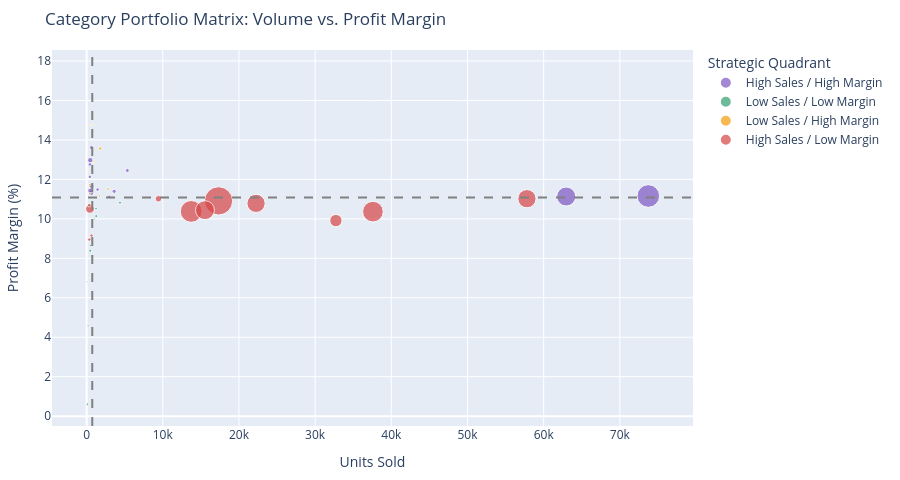

Write notebook code for a chart like this one.
### Code cell
# Plot Portfolio Profitability Matrix
fig = px.scatter(
    category_perf, x="Quantity", y="Profit Margin %", size="Sales", color="Quadrant",
    hover_name="Category Name", title="Category Portfolio Matrix: Volume vs. Profit Margin",
    labels={"Quantity": "Units Sold", "Profit Margin %": "Profit Margin (%)"},
    color_discrete_sequence=PLOTLY_QUALITATIVE
)
fig.add_vline(x=category_perf["Quantity"].median(), line_dash="dash", line_color="gray")
fig.add_hline(y=margin_median, line_dash="dash", line_color="gray")
fig.update_layout(height=480, legend_title_text="Strategic Quadrant", margin=dict(t=50, b=30, l=50, r=30))
fig.show()

# Statistical validation of volume vs. margin relationship
corr_coef = category_perf["Quantity"].corr(category_perf["Profit Margin %"])
print(f"Correlation between volume and profit margin: {corr_coef:.4f}")

### Figure 1 — Plotly figure (JSON) as saved in the notebook; plotly's stock layout.template omitted (floating-point values rounded to 4 significant figures)
{"data": [{"hovertemplate": "<b>%{hovertext}</b><br><br>Quadrant=High Sales / High Margin<br>Units Sold=%{x}<br>Profit Margin (%)=%{y}<br>Sales=%{marker.size}<extra></extra>", "hovertext": ["Accessories", "Cameras", "Children's Clothing", "Cleats", "Consumer Electronics", "Crafts", "Garden", "Girls' Apparel", "Golf Gloves", "Golf Shoes", "Music", "Women's Apparel", "Women's Clothing"], "legendgroup": "High Sales / High Margin", "marker": {"color": "#7E57C2", "size": [133700.0, 267600.0, 232800.0, 4432000.0, 109000.0, 223400.0, 257800.0, 151700.0, 116700.0, 108000.0, 113100.0, 3148000.0, 140300.0], "sizemode": "area", "sizeref": 17320.0, "symbol": "circle"}, "mode": "markers", "name": "High Sales / High Margin", "orientation": "v", "showlegend": true, "type": "scatter", "x": [5349, 592, 652, 73734, 431, 484, 484, 3615, 2961, 1444, 434, 62956, 650], "xaxis": "x", "y": [12.45, 11.32, 11.67, 11.16, 12.13, 11.43, 12.97, 11.4, 11.12, 11.49, 12.76, 11.13, 13.62], "yaxis": "y"}, {"hovertemplate": "<b>%{hovertext}</b><br><br>Quadrant=Low Sales / Low Margin<br>Units Sold=%{x}<br>Profit Margin (%)=%{y}<br>Sales=%{marker.size}<extra></extra>", "hovertext": ["As Seen on  TV!", "Basketball", "Books", "Boxing & MMA", "DVDs", "Golf Apparel", "Golf Balls", "Hunting & Shooting", "Lacrosse", "Men's Clothing", "Pet Supplies", "Strength Training", "Video Games"], "legendgroup": "Low Sales / Low Margin", "marker": {"color": "#2E9D6F", "size": [20600.0, 27100.0, 12590.0, 85210.0, 79400.0, 34970.0, 77100.0, 56850.0, 39460.0, 43860.0, 41520.0, 54900.0, 33310.0], "sizemode": "area", "sizeref": 17320.0, "symbol": "circle"}, "mode": "markers", "name": "Low Sales / Low Margin", "orientation": "v", "showlegend": true, "type": "scatter", "x": [206, 67, 405, 1265, 483, 1025, 4384, 1239, 1021, 208, 492, 111, 838], "xaxis": "x", "y": [3.468, 6.811, 7.015, 10.14, 8.383, 9.998, 10.82, 10.52, 11.06, 4.574, 8.644, 0.6054, 8.158], "yaxis": "y"}, {"hovertemplate": "<b>%{hovertext}</b><br><br>Quadrant=Low Sales / High Margin<br>Units Sold=%{x}<br>Profit Margin (%)=%{y}<br>Sales=%{marker.size}<extra></extra>", "hovertext": ["Baby", "Baseball & Softball", "CDs", "Fitness Accessories", "Golf Bags & Carts", "Hockey", "Men's Golf Clubs", "Soccer", "Tennis & Racquet", "Toys", "Trade-In", "Women's Golf Clubs"], "legendgroup": "Low Sales / High Margin", "marker": {"color": "#F59E0B", "size": [12230.0, 94060.0, 3060.0, 35600.0, 10370.0, 48360.0, 47040.0, 26480.0, 44590.0, 6105.0, 68720.0, 44550.0], "sizemode": "area", "sizeref": 17320.0, "symbol": "circle"}, "mode": "markers", "name": "Low Sales / High Margin", "orientation": "v", "showlegend": true, "type": "scatter", "x": [207, 1785, 271, 856, 61, 1711, 420, 295, 991, 529, 2822, 403], "xaxis": "x", "y": [12.47, 13.57, 12.55, 14.77, 17.46, 11.16, 11.73, 14.74, 12.89, 14.75, 11.52, 11.29], "yaxis": "y"}, {"hovertemplate": "<b>%{hovertext}</b><br><br>Quadrant=High Sales / Low Margin<br>Units Sold=%{x}<br>Profit Margin (%)=%{y}<br>Sales=%{marker.size}<extra></extra>", "hovertext": ["Camping & Hiking", "Cardio Equipment", "Computers", "Electronics", "Fishing", "Health and Beauty", "Indoor/Outdoor Games", "Kids' Golf Clubs", "Men's Footwear", "Shop By Sport", "Sporting Goods", "Water Sports"], "legendgroup": "High Sales / Low Margin", "marker": {"color": "#D64545", "size": [4118000.0, 3695000.0, 663000.0, 371000.0, 6930000.0, 106100.0, 2889000.0, 98800.0, 2892000.0, 1310000.0, 117000.0, 3114000.0], "sizemode": "area", "sizeref": 17320.0, "symbol": "circle"}, "mode": "markers", "name": "High Sales / Low Margin", "orientation": "v", "showlegend": true, "type": "scatter", "x": [13729, 37587, 442, 9436, 17325, 362, 57803, 645, 22246, 32726, 357, 15540], "xaxis": "x", "y": [10.38, 10.37, 10.51, 11.02, 10.91, 8.949, 11.02, 9.156, 10.79, 9.913, 10.7, 10.44], "yaxis": "y"}], "layout": {"height": 480, "legend": {"itemsizing": "constant", "title": {"text": "Strategic Quadrant"}, "tracegroupgap": 0}, "margin": {"b": 30, "l": 50, "r": 30, "t": 50}, "shapes": [{"line": {"color": "gray", "dash": "dash"}, "type": "line", "x0": 745, "x1": 745, "xref": "x", "y0": 0, "y1": 1, "yref": "y domain"}, {"line": {"color": "gray", "dash": "dash"}, "type": "line", "x0": 0, "x1": 1, "xref": "x domain", "y0": 11.09, "y1": 11.09, "yref": "y"}], "title": {"text": "Category Portfolio Matrix: Volume vs. Profit Margin"}, "xaxis": {"anchor": "y", "domain": [0, 1], "title": {"text": "Units Sold"}}, "yaxis": {"anchor": "x", "domain": [0, 1], "title": {"text": "Profit Margin (%)"}}}}
